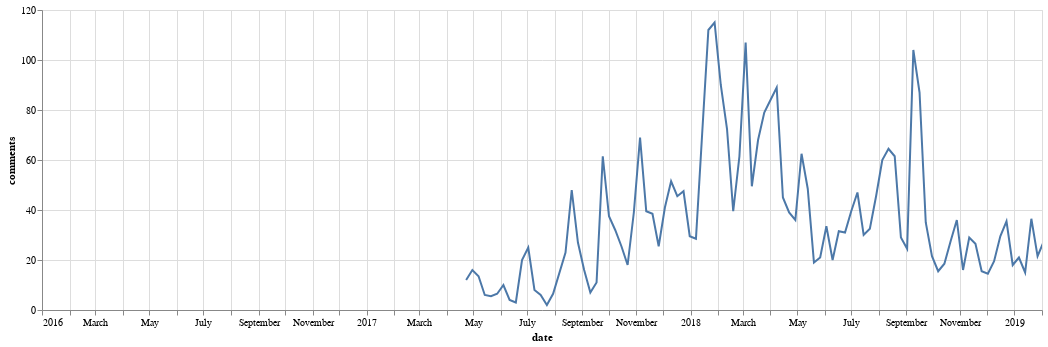

Notebook source saved alongside this figure:
### Code cell
# Comment totals over time
all_user_data = user_data.reset_index().groupby('date').sum()['comments'].reset_index()
alt.Chart(data=all_user_data, width=1000).mark_line(clip=True).encode(
    x=alt.X('date', scale=alt.Scale(domain=["2016-01-01", "2019-02-01"])),
    y='comments',
)

### Figure 1 — Vega-Lite specification as saved in the notebook (floating-point values rounded to 4 significant figures)
{"$schema": "https://vega.github.io/schema/vega-lite/v2.6.0.json", "config": {"view": {"height": 300, "width": 400}}, "data": {"name": "data-b48387ab726e37430d651b21e22e1944"}, "datasets": {"data-b48387ab726e37430d651b21e22e1944": [{"comments": 12.0, "date": "2017-04-23T00:00:00"}, {"comments": 16.0, "date": "2017-04-30T00:00:00"}, {"comments": 13.5, "date": "2017-05-07T00:00:00"}, {"comments": 6.0, "date": "2017-05-14T00:00:00"}, {"comments": 5.5, "date": "2017-05-21T00:00:00"}, {"comments": 6.5, "date": "2017-05-28T00:00:00"}, {"comments": 10.0, "date": "2017-06-04T00:00:00"}, {"comments": 4.0, "date": "2017-06-11T00:00:00"}, {"comments": 3.0, "date": "2017-06-18T00:00:00"}, {"comments": 20.0, "date": "2017-06-25T00:00:00"}, {"comments": 25.0, "date": "2017-07-02T00:00:00"}, {"comments": 8.0, "date": "2017-07-09T00:00:00"}, {"comments": 6.0, "date": "2017-07-16T00:00:00"}, {"comments": 2.0, "date": "2017-07-23T00:00:00"}, {"comments": 6.5, "date": "2017-07-30T00:00:00"}, {"comments": 23.0, "date": "2017-08-13T00:00:00"}, {"comments": 48.0, "date": "2017-08-20T00:00:00"}, {"comments": 27.0, "date": "2017-08-27T00:00:00"}, {"comments": 16.0, "date": "2017-09-03T00:00:00"}, {"comments": 7.0, "date": "2017-09-10T00:00:00"}, {"comments": 11.0, "date": "2017-09-17T00:00:00"}, {"comments": 61.5, "date": "2017-09-24T00:00:00"}, {"comments": 37.5, "date": "2017-10-01T00:00:00"}, {"comments": 32.0, "date": "2017-10-08T00:00:00"}, {"comments": 25.5, "date": "2017-10-15T00:00:00"}, {"comments": 18.0, "date": "2017-10-22T00:00:00"}, {"comments": 39.0, "date": "2017-10-29T00:00:00"}, {"comments": 69.0, "date": "2017-11-05T00:00:00"}, {"comments": 39.5, "date": "2017-11-12T00:00:00"}, {"comments": 38.5, "date": "2017-11-19T00:00:00"}, {"comments": 25.5, "date": "2017-11-26T00:00:00"}, {"comments": 41.0, "date": "2017-12-03T00:00:00"}, {"comments": 51.5, "date": "2017-12-10T00:00:00"}, {"comments": 45.5, "date": "2017-12-17T00:00:00"}, {"comments": 47.5, "date": "2017-12-24T00:00:00"}, {"comments": 29.5, "date": "2017-12-31T00:00:00"}, {"comments": 28.5, "date": "2018-01-07T00:00:00"}, {"comments": 70.5, "date": "2018-01-14T00:00:00"}, {"comments": 112.0, "date": "2018-01-21T00:00:00"}, {"comments": 115.0, "date": "2018-01-28T00:00:00"}, {"comments": 90.0, "date": "2018-02-04T00:00:00"}, {"comments": 72.5, "date": "2018-02-11T00:00:00"}, {"comments": 39.5, "date": "2018-02-18T00:00:00"}, {"comments": 61.5, "date": "2018-02-25T00:00:00"}, {"comments": 107.0, "date": "2018-03-04T00:00:00"}, {"comments": 49.5, "date": "2018-03-11T00:00:00"}, {"comments": 68.0, "date": "2018-03-18T00:00:00"}, {"comments": 79.0, "date": "2018-03-25T00:00:00"}, {"comments": 84.0, "date": "2018-04-01T00:00:00"}, {"comments": 89.0, "date": "2018-04-08T00:00:00"}, {"comments": 45.0, "date": "2018-04-15T00:00:00"}, {"comments": 39.0, "date": "2018-04-22T00:00:00"}, {"comments": 36.0, "date": "2018-04-29T00:00:00"}, {"comments": 62.5, "date": "2018-05-06T00:00:00"}, {"comments": 48.5, "date": "2018-05-13T00:00:00"}, {"comments": 19.0, "date": "2018-05-20T00:00:00"}, {"comments": 21.0, "date": "2018-05-27T00:00:00"}, {"comments": 33.5, "date": "2018-06-03T00:00:00"}, {"comments": 20.0, "date": "2018-06-10T00:00:00"}, {"comments": 31.5, "date": "2018-06-17T00:00:00"}, {"comments": 31.0, "date": "2018-06-24T00:00:00"}, {"comments": 39.5, "date": "2018-07-01T00:00:00"}, {"comments": 47.0, "date": "2018-07-08T00:00:00"}, {"comments": 30.0, "date": "2018-07-15T00:00:00"}, {"comments": 32.5, "date": "2018-07-22T00:00:00"}, {"comments": 45.5, "date": "2018-07-29T00:00:00"}, {"comments": 60.0, "date": "2018-08-05T00:00:00"}, {"comments": 64.5, "date": "2018-08-12T00:00:00"}, {"comments": 61.5, "date": "2018-08-19T00:00:00"}, {"comments": 29.0, "date": "2018-08-26T00:00:00"}, {"comments": 24.5, "date": "2018-09-02T00:00:00"}, {"comments": 104.0, "date": "2018-09-09T00:00:00"}, {"comments": 87.0, "date": "2018-09-16T00:00:00"}, {"comments": 35.0, "date": "2018-09-23T00:00:00"}, {"comments": 21.5, "date": "2018-09-30T00:00:00"}, {"comments": 15.5, "date": "2018-10-07T00:00:00"}, {"comments": 18.5, "date": "2018-10-14T00:00:00"}, {"comments": 27.5, "date": "2018-10-21T00:00:00"}, {"comments": 36.0, "date": "2018-10-28T00:00:00"}, {"comments": 16.0, "date": "2018-11-04T00:00:00"}, {"comments": 29.0, "date": "2018-11-11T00:00:00"}, {"comments": 26.5, "date": "2018-11-18T00:00:00"}, {"comments": 15.5, "date": "2018-11-25T00:00:00"}, {"comments": 14.5, "date": "2018-12-02T00:00:00"}, {"comments": 19.5, "date": "2018-12-09T00:00:00"}, {"comments": 29.5, "date": "2018-12-16T00:00:00"}, {"comments": 35.5, "date": "2018-12-23T00:00:00"}, {"comments": 18.0, "date": "2018-12-30T00:00:00"}, {"comments": 21.0, "date": "2019-01-06T00:00:00"}, {"comments": 15.0, "date": "2019-01-13T00:00:00"}, {"comments": 36.5, "date": "2019-01-20T00:00:00"}, {"comments": 21.5, "date": "2019-01-27T00:00:00"}, {"comments": 27.5, "date": "2019-02-03T00:00:00"}, {"comments": 25.5, "date": "2019-02-10T00:00:00"}, {"comments": 5.5, "date": "2019-02-17T00:00:00"}]}, "encoding": {"x": {"field": "date", "scale": {"domain": ["2016-01-01", "2019-02-01"]}, "type": "temporal"}, "y": {"field": "comments", "type": "quantitative"}}, "mark": {"clip": true, "type": "line"}, "width": 1000}
